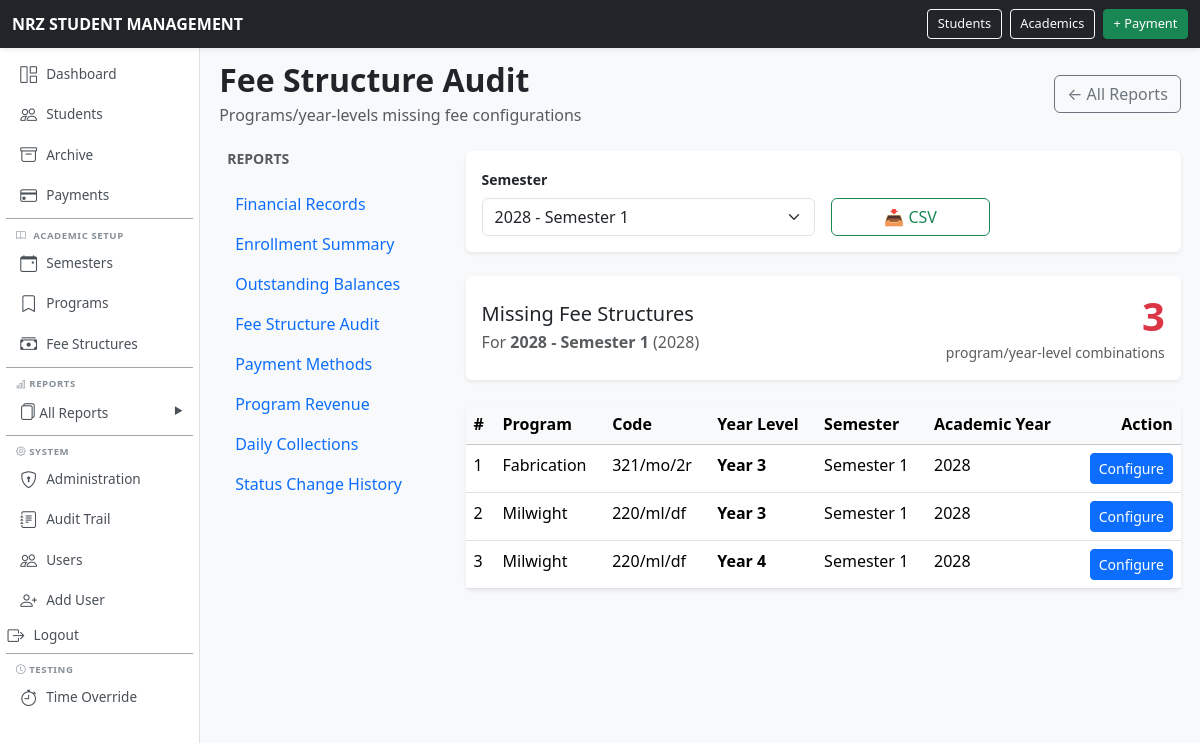
The app's page /reports/fee-audit/ (signed in) with its own data.
### school/models.py (models this page shows, shortened)
class Semester(models.Model):
    PERIOD_CHOICES = [
        (1, "Semester Period 1"),
        (2, "Semester Period 2"),
    ]
    academic_year = models.ForeignKey(
        AcademicYear,
        on_delete=models.PROTECT,
        related_name="semesters",
    )
    number = models.PositiveSmallIntegerField(
        choices=PERIOD_CHOICES,
    )
    start_date = models.DateField()
    end_date = models.DateField()
    class Meta:
        ordering = ["-academic_year__name", "number"]
        constraints = [
            models.UniqueConstraint(
                fields=["academic_year", "number"],
                name="unique_semester_period_per_year",
            ),
        ]
    def __str__(self):
        return f"{self.academic_year.name} - Semester {self.number}"

class AcademicYear(models.Model):
    name = models.CharField(
        max_length=20,
        unique=True,
    )
    start_date = models.DateField()
    end_date = models.DateField()
    is_current = models.BooleanField(
        default=False,
    )
    class Meta:
        ordering = ["-name"]
        constraints = [
            models.UniqueConstraint(
                fields=["is_current"],
                condition=Q(is_current=True),
                name="only_one_current_academic_year",
            ),
        ]

class Program(models.Model):
    CATEGORY_CHOICES = [
        ("NC", "National Certificate"),
        ("NQ", "National Qualification"),
        ("OTHER", "Other"),
    ]
    code = models.CharField(
        max_length=30,
        unique=True,
    )
    name = models.CharField(
        max_length=150,
        unique=True,
    )
    description = models.TextField(
        blank=True,
    )
    duration_years = models.PositiveSmallIntegerField()
    category = models.CharField(
        max_length=10,
        choices=CATEGORY_CHOICES,
        default="OTHER",
    )
    active = models.BooleanField(
        default=True,
    )
    class Meta:
        ordering = ["name"]

### school/views.py (the view, shortened to what this page needs)
# urls.py: path("reports/fee-audit/", views.fee_audit_report, name="fee_audit_report"),
@permission_required("school.view_feestructure", raise_exception=True)
def fee_audit_report(request):
    today = get_current_date()
    current_semester = Semester.objects.filter(
        start_date__lte=today, end_date__gte=today
    ).first()
    semester = _get_filtered_semester(request, current_semester)
    export_format = request.GET.get("format")
    missing = unconfigured_fee_structures(semester)
    all_semesters = Semester.objects.select_related("academic_year").order_by(
        "-academic_year__name", "number"
    )
    context = {
        "semester": semester,
        "missing": missing,
        "all_semesters": all_semesters,
        "today": today,
        "report": next((r for r in REPORTS if r["view"] == "fee_audit_report"), None),
        "reports": REPORTS,
    }
    return render(request, "school/reports/fee_audit.html", context)

### school/context_processors.py (called while the page is built)
def time_override_enabled(request):
    return {
        'ENABLE_TIME_OVERRIDE': getattr(settings, 'ENABLE_TIME_OVERRIDE', False)
    }

### school/models.py (called while the page is built)
def unconfigured_fee_structures(semester):
    configured_pairs = set(
        FeeStructure.objects.filter(semester=semester).values_list(
            "program_id", "year_level"
        )
    )
    missing = []
    for program in Program.objects.filter(active=True):
        for year_level in range(1, program.duration_years + 1):
            if (program.id, year_level) not in configured_pairs:
                missing.append({"program": program, "year_level": year_level})
    return missing

    @classmethod
    def get_frozen_time(cls):
        obj = cls.objects.first()
        return obj.frozen_datetime if obj else None

### school/utils/time_utils.py (called while the page is built)
def get_current_datetime():
    if getattr(settings, 'ENABLE_TIME_OVERRIDE', False):
        from school.models import TimeOverride
        frozen = TimeOverride.get_frozen_time()
        if frozen is not None:
            if timezone.is_naive(frozen):
                frozen = timezone.make_aware(frozen)
            return frozen
    return timezone.now()

def get_current_date():
    return get_current_datetime().date()

### school/views.py (called while the page is built, shortened)
def _get_filtered_semester(request, default_semester=None):
    today = get_current_date()
    semester_id = request.GET.get("semester")
    if semester_id:
        try:
            return Semester.objects.select_related("academic_year").get(pk=semester_id)
        except Semester.DoesNotExist:
            pass
    if default_semester:
        return default_semester

### templates/school/reports/fee_audit.html (shortened to what this page needs)
{% extends "school/reports/_base.html" %}
{% load school_tags %}
{% block report_content %}
<form method="get" class="card border-0 shadow-sm mb-4 filter-form print-hidden">
    <div class="card-body">
        <div class="row g-3 align-items-end flex-wrap">
            <div class="col-12 col-md-6">
                <label class="form-label fw-semibold small">Semester</label>
                <select name="semester" class="form-select" onchange="this.form.submit()">
                    {% for s in all_semesters %}
                    <option value="{{ s.pk }}" {% if semester and semester.pk == s.pk %}selected{% endif %}>
                        {{ s }}
                    </option>
                    {% endfor %}
                </select>
            </div>
            <div class="col-12 col-md-3">
                <div class="d-flex gap-2">
                    <a href="?format=csv{% if semester %}&semester={{ semester.pk }}{% endif %}"
                       class="btn btn-outline-success w-100">
                        📥 CSV
                    </a>
                </div>
            </div>
        </div>
    </div>
</form>
{% if semester %}
<div class="card border-0 shadow-sm mb-4">
    <div class="card-body">
        <div class="d-flex justify-content-between align-items-center flex-wrap gap-2">
            <div>
                <h5 class="mb-1">Missing Fee Structures</h5>
                <p class="text-muted mb-0">For <strong>{{ semester }}</strong> ({{ semester.academic_year.name }})</p>
            </div>
            <div class="text-end">
                <div class="display-6 fw-bold text-danger">{{ missing|length }}</div>
                <small class="text-muted">program/year-level combinations</small>
            </div>
        </div>
    </div>
</div>
<div class="card border-0 shadow-sm">
    <div class="card-body p-0">
        {% if missing %}
        <div class="table-responsive">
            <table class="table table-hover mb-0">
                <thead class="table-light">
                    <tr>
                        <th>#</th>
                        <th>Program</th>
                        <th>Code</th>
                        <th>Year Level</th>
                        <th>Semester</th>
                        <th>Academic Year</th>
                        <th class="text-end">Action</th>
                    </tr>
                </thead>
                <tbody>
                    {% for item in missing %}
                    <tr>
                        <td>{{ forloop.counter }}</td>
                        <td>{{ item.program.name }}</td>
                        <td>{{ item.program.code }}</td>
                        <td class="fw-bold">Year {{ item.year_level }}</td>
                        <td>Semester {{ semester.number }}</td>
                        <td>{{ semester.academic_year.name }}</td>
                        <td class="text-end">
                            <a href="{% url 'fee_structure_create' semester.pk %}?program={{ item.program.pk }}&year_level={{ item.year_level }}"
                               class="btn btn-sm btn-primary">
                                Configure
                            </a>
                        </td>
                    </tr>
                    {% endfor %}
                </tbody>
            </table>
        </div>
        {% else %}
        <div class="text-center py-5">
            <div class="text-success fs-1 mb-3">✓</div>
            <h5 class="mb-2">All fee structures configured!</h5>
            <p class="text-muted">Every active program/year-level has a fee structure for {{ semester }}.</p>
        </div>
        {% endif %}
    </div>
</div>
{% else %}
<div class="card border-0 shadow-sm">
    <div class="card-body text-center py-5">
        <p class="text-muted mb-0">Select a semester to audit fee structure configurations.</p>
    </div>
</div>
{% endif %}
{% endblock %}

### templates/base.html (style rules this page uses)
body { margin: 0; padding: 0; background-color: #f8f9fa; }

### records on screen
Semester: academic_year+number "2028 - Semester 1", academic_year.name "2028", number "1"
Program: program.name "Fabrication", program.code "321/mo/2r", year_level "3"
Program: program.name "Milwight", program.code "220/ml/df", year_level "3", year_level "4"

### other values on screen
{{ report.name }} "Fee Structure Audit"
{{ report.desc }} "Programs/year-levels missing fee configurations"
{{ r.name }} "Financial Records" "Enrollment Summary" "Outstanding Balances" "Fee Structure Audit" "Payment Methods" "Program Revenue" "Daily Collections" "Status Change History"
{{ missing|length }} "3"
form field semester "2028 - Semester 1"
